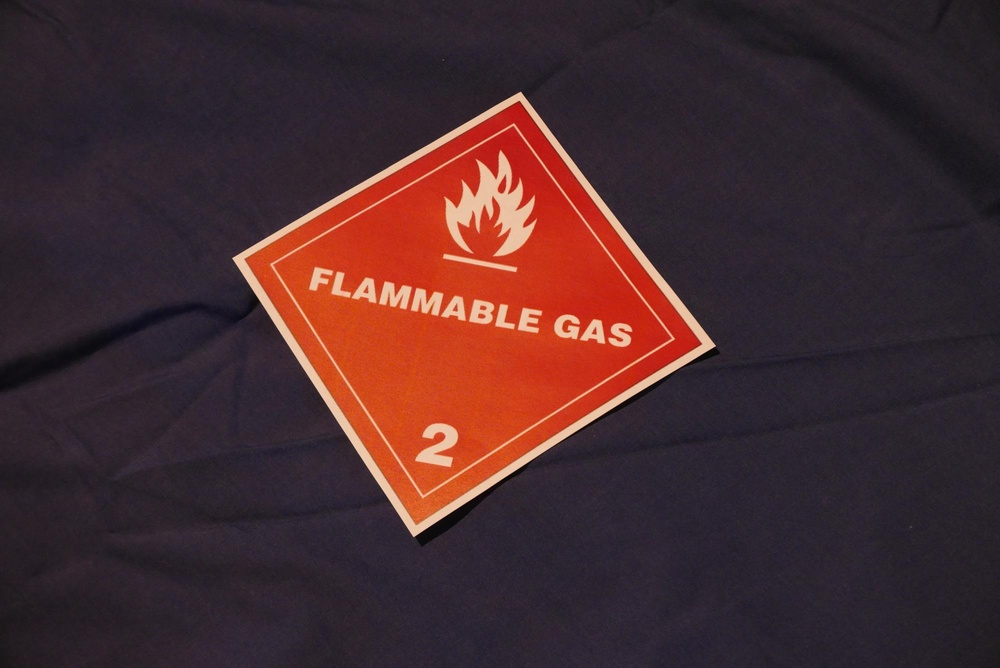
#> input picture TestAutoWB.JPG, 1000 x 668 px, shrunk from 2000 x 1337 before the run
$ python ShapeContext.py ../TestAutoWB.JPG
#> lines starting #> are read from the running program, lines starting #| are printed output that depends on the picture; after the words box and inside, x2 and y2 are one past the last pixel; in counts of white or black regions, pixels touching at a corner belong together
import cv2
import numpy as np
import tkinter
import matplotlib.pyplot as plt
import math
import sys

import HLD_ShapeProc as shapeproc
import HLD_Misc as imgmisc

# This is an adaption of creotiv's shape context, I removed the rotation invariancy code and
# improve the speed of calculating the cost between histogram bins
# https://github.com/creotiv/computer_vision/blob/master/shape_context/shape_context.py
class ShapeContext(object):
    def __init__(self,nBinsR=5,nBinsTheta=12,rInner=0.1250,rOuter=2):
        self.nBinsR        = nBinsR
        self.nBinsTheta    = nBinsTheta
        self.rInner        = rInner
        self.rOuter        = rOuter
        self.nBins         = nBinsTheta*nBinsR

    #Compute the eucledian distance between points
    #Where result[i,j] = eucledianDist(P[i],Q[j])
    def _calc_dist_arr(self,P,Q):
        result = np.zeros((len(P),len(Q)))
        for i in range(len(P)):
            for j in range(len(Q)):
                v = np.array(P[i]) - np.array(Q[j])
                result[i,j] = math.sqrt(v[0]**2 + v[1]**2)


        return result

    def _calc_ang_arr(self,P,Q):
        result = np.zeros((len(P),len(Q)))
        for i in range(len(P)):
            for j in range(len(Q)):
                v = np.array(P[i]) - np.array(Q[j])
                result[i,j] = math.atan2(v[1],v[0])

        return result

    def get_points(self,cnts,sampleto=130):
        pts = np.array(cnts[0].reshape(-1,2))
        for i in range(1,len(cnts)):
            pts = np.concatenate([pts,np.array(cnts[i].reshape(-1,2))])

        sampleIdxs = np.random.choice(pts.shape[0],sampleto)
        sampPts = pts[sampleIdxs]

        return sampPts

    #Cost between two points descriptor
    def _cost(self,g,h):
        cost = 0
        cost = np.sum(np.divide((g - h)**2,(g + h),where=(g+h) != 0))

        return 0.5 * cost

    #Compute cost matrix between two shape descriptor P and Q
    def calc_cost_matrix(self,P,Q,qlength=None):
        p,_ = P.shape
        p2,_ = Q.shape
        d = p2

        if qlength:
            d = qlength

        C = np.zeros((p,p2))
        for i in range(p):
            for j in range(p2):
                C[i,j] = self._cost(Q[j] / d, P[i] / p)

        return C

    def compute_shape_descriptor(self,points):
        numPts = len(points)

        #Get the relative distance array where arr[i,j] is relative dist from Pi to Pj
        rArr = self._calc_dist_arr(points,points)
        #Normalizing the distance will allow some scale invariancy
        rArrNorm = rArr / rArr.mean()

        #Log space for the shape descriptor histogram
        rBinEdges = np.logspace(np.log10(self.rInner),np.log10(self.rOuter),self.nBinsR)
        rArrQ  = np.zeros((numPts,numPts),dtype=int)
        #Summing occurances between interval, Quantization (Cummulative histogram basically)
        for i in range(self.nBinsR):
            rArrQ += (rArrNorm < rBinEdges[i])

        fz = rArrQ > 0

        #Calculating angle between each points
        thetaArr = self._calc_ang_arr(points,points)

        #Shift angle by 2Pi to get angles[0,2pi]
        thetaArr2 = thetaArr + 2 * math.pi * (thetaArr < 0 )
        thetaArrQ = (1 + np.floor(thetaArr2 / (2 * math.pi / self.nBinsTheta))).astype(int)

        #building the descriptor based on angle and distance
        nBins = self.nBinsTheta * self.nBinsR
        descriptor = np.zeros((numPts,nBins))
        for i in range(numPts):
            sn = np.zeros((self.nBinsR,self.nBinsTheta))
            for j in range(numPts):
                if fz[i,j]:
                    sn[rArrQ[i,j] - 1, thetaArrQ[i,j] - 1] += 1
            descriptor[i] = sn.reshape(nBins)

        return descriptor

    def compute_min_cost_greedy(self,C):
        #Greedy choose the higher dimension side for better results
        if C.shape[1] > C.shape[0]:
            C = C.T

        totalCost = 0
        row,col = C.shape
        for i in range(row):
            minIdx = C.argmin()
            totalCost = totalCost + C[int(minIdx/row),minIdx%row]
            #Remove potential of going to this particular point again
            C[:,minIdx%row] = float("inf")

        return totalCost

    def diff(self,des1,des2):
        C = self.calc_cost_matrix(des1,des2)
        totalCost = self.compute_min_cost_greedy(C)

        return totalCost

if __name__ == "__main__":
    imgpath = sys.argv[1]
    sc = ShapeContext()
    img  = cv2.imread(sys.argv[1],0)
#> img: shape (668, 1000); min 2, max 224, mean 51.9
    canny = cv2.Canny(img,100,200)
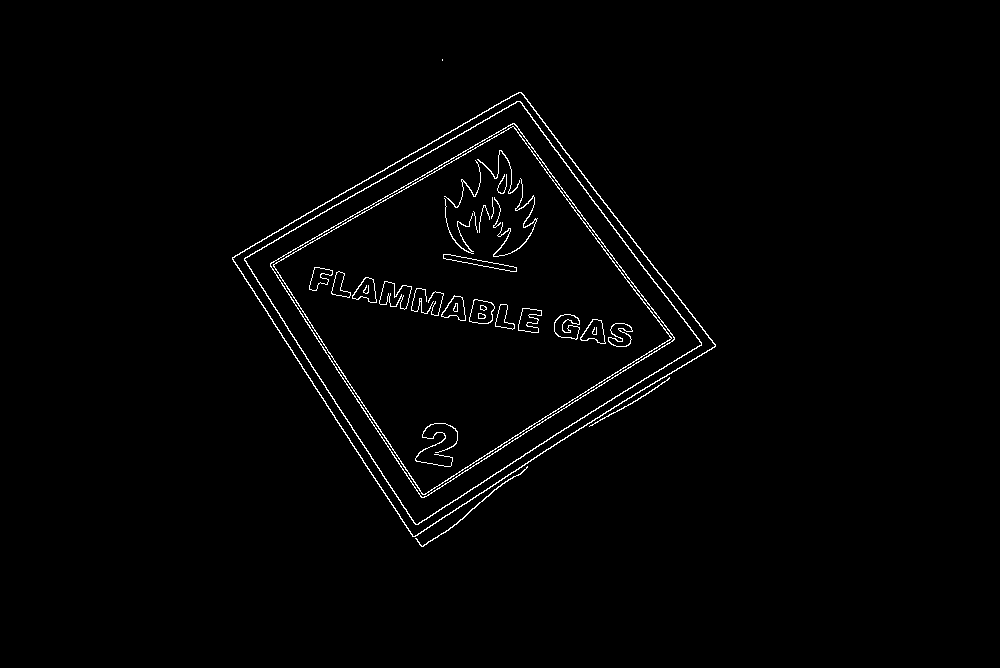
#> canny: shape (668, 1000); 1.4% white in thin lines or dots, all inside (x1, y1, x2, y2) = (232, 59, 716, 547)
    cnts = cv2.findContours(canny,cv2.RETR_CCOMP,cv2.CHAIN_APPROX_SIMPLE)[1]
#> cnts = 57 contours, 12 with area under 20; largest, box (x1, y1, x2, y2) and area: (232, 92, 716, 537) 112386, (232, 92, 716, 537) 111656, (244, 101, 702, 525) 101783, (244, 101, 702, 525) 101095, (270, 123, 675, 498) 79702
    pts  = sc.get_points(cnts)
#> in get_points, `pts = np.array(cnts[0].reshape(-1,2))`: pts = 115 pairs, first value 415 to 527, second value 466 to 546
#> the loop in get_points, `for i in range(1,len(cnts)):` made 56 passes
#> after the loop in get_points, `for i in range(1,len(cnts)):`: pts = 8222 pairs, first value 232 to 715, second value 59 to 546
#> in get_points, `sampPts = pts[sampleIdxs]`: sampPts = 130 pairs, first value 244 to 706, second value 107 to 532
#> pts has the same summary as sampPts in get_points
    des  = sc.compute_shape_descriptor(pts)
#> in compute_shape_descriptor, `numPts = len(points)`: numPts = 130
#> in _calc_dist_arr, `result = np.zeros((len(P),len(Q)))`: result: shape (130, 130) float64; every value is 0
#> the loop in _calc_dist_arr, `for i in range(len(P)):` made 130 passes
#> after the loop in _calc_dist_arr, `for i in range(len(P)):`:
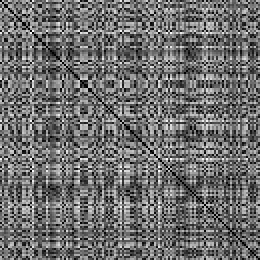
#> result: shape (130, 130) float64 (shown 2 times larger); min 0, max 467.9, mean 202.5; drawn with min black and max white
#> the loop in compute_shape_descriptor, `for i in range(self.nBinsR):` made 5 passes
#> pass 2, in compute_shape_descriptor, `rArrQ += (rArrNorm < rBinEdges[i])`:
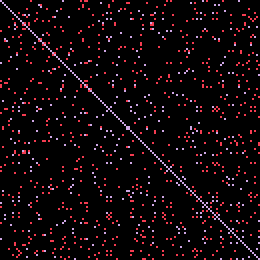
#> rArrQ: shape (130, 130) int64 (shown 2 times larger); 3 distinct labels, from 0 to 2; one colour per label, 0 black
#> after the loop in compute_shape_descriptor, `for i in range(self.nBinsR):`:
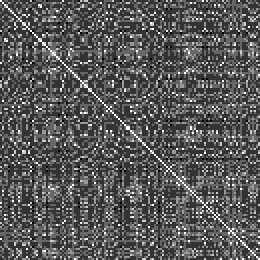
#> rArrQ: shape (130, 130) int64 (shown 2 times larger); min 0, max 5, mean 1.76; drawn with min black and max white
#> in compute_shape_descriptor, `fz = rArrQ > 0`: fz: shape (130, 130) bool; 99.1% white; black in thin lines or dots
#> the loop in _calc_ang_arr, `for i in range(len(P)):` made 130 passes
#> after the loop in _calc_ang_arr, `for i in range(len(P)):`:
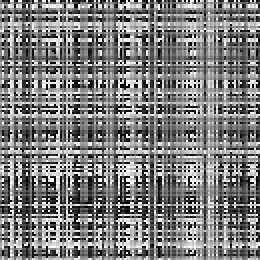
#> result: shape (130, 130) float64 (shown 2 times larger); min -3.14, max 3.14, mean -0.0425; drawn with min black and max white
#> in compute_shape_descriptor, `thetaArr2 = thetaArr + 2 * math.pi * (thetaArr < 0 )`:
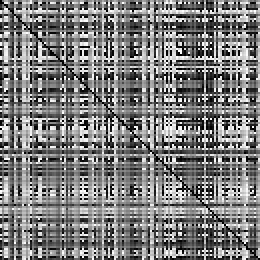
#> thetaArr2: shape (130, 130) float64 (shown 2 times larger); min 0, max 6.28, mean 3.07; drawn with min black and max white
#> after the loop in compute_shape_descriptor, `for i in range(numPts):`:
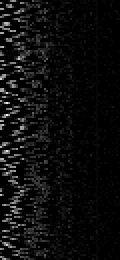
#> descriptor: shape (130, 60) float64 (shown 2 times larger); min 0, max 40, mean 2.1; drawn with min black and max white


    outputDest = imgpath.replace('res/Symbols','res/ShapeDescriptors').split('.')[0] + '.npy'
    np.save(outputDest,des)
